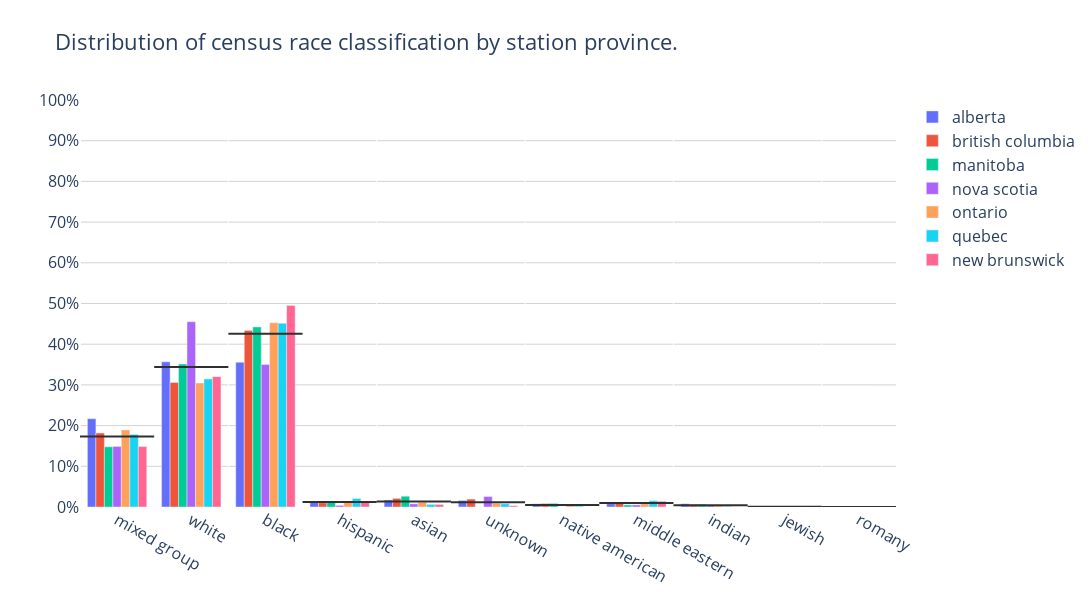

This figure's notebook cell:
### Code cell
chart_categorical_comparison(
                                        categories = df['census_race_classification'], 
                                        compare_by = df['station_province'], 
                                        # comparison_filter=['us','cdn','uk','int'], 
                                        # color_dict=COLOR_DICT )
                            )

### Figure 1 — Plotly figure (JSON) as saved in the notebook; plotly's stock layout.template omitted (floating-point values rounded to 4 significant figures)
{"data": [{"name": "alberta", "type": "bar", "x": ["mixed group", "white", "black", "hispanic", "asian", "unknown", "native american", "middle eastern", "indian", "jewish", "romany"], "y": [0.217, 0.3567, 0.3557, 0.01307, 0.01716, 0.01601, 0.00768, 0.008333, 0.007843, 0.0004902, 0]}, {"name": "british columbia", "type": "bar", "x": ["mixed group", "white", "black", "hispanic", "asian", "unknown", "native american", "middle eastern", "indian", "jewish", "romany"], "y": [0.1819, 0.3059, 0.4337, 0.01055, 0.02109, 0.01946, 0.008547, 0.01109, 0.006183, 0.001637, 0]}, {"name": "manitoba", "type": "bar", "x": ["mixed group", "white", "black", "hispanic", "asian", "unknown", "native american", "middle eastern", "indian", "jewish", "romany"], "y": [0.1479, 0.3513, 0.4424, 0.01134, 0.02647, 0, 0.008824, 0.005042, 0.006723, 0, 0]}, {"name": "nova scotia", "type": "bar", "x": ["mixed group", "white", "black", "hispanic", "asian", "unknown", "native american", "middle eastern", "indian", "jewish", "romany"], "y": [0.1487, 0.4551, 0.35, 0.003846, 0.007692, 0.02564, 0, 0.005128, 0.003846, 0, 0]}, {"name": "ontario", "type": "bar", "x": ["mixed group", "white", "black", "hispanic", "asian", "unknown", "native american", "middle eastern", "indian", "jewish", "romany"], "y": [0.1892, 0.3046, 0.4525, 0.01376, 0.01155, 0.009129, 0.005464, 0.007815, 0.004841, 0.001037, 0.0002075]}, {"name": "quebec", "type": "bar", "x": ["mixed group", "white", "black", "hispanic", "asian", "unknown", "native american", "middle eastern", "indian", "jewish", "romany"], "y": [0.1783, 0.3145, 0.4512, 0.02074, 0.006355, 0.00786, 0.002174, 0.01538, 0.001672, 0.001839, 0]}, {"name": "new brunswick", "type": "bar", "x": ["mixed group", "white", "black", "hispanic", "asian", "unknown", "native american", "middle eastern", "indian", "jewish", "romany"], "y": [0.1484, 0.3203, 0.4953, 0.0125, 0.00625, 0.003125, 0, 0.01406, 0, 0, 0]}, {"marker": {"color": "#303030"}, "mode": "lines", "name": "mixed group_average", "showlegend": false, "type": "scatter", "x": [0, 1], "xaxis": "x2", "y": [0.173, 0.173]}, {"marker": {"color": "#303030"}, "mode": "lines", "name": "white_average", "showlegend": false, "type": "scatter", "x": [1, 2], "xaxis": "x2", "y": [0.3441, 0.3441]}, {"marker": {"color": "#303030"}, "mode": "lines", "name": "black_average", "showlegend": false, "type": "scatter", "x": [2, 3], "xaxis": "x2", "y": [0.4258, 0.4258]}, {"marker": {"color": "#303030"}, "mode": "lines", "name": "hispanic_average", "showlegend": false, "type": "scatter", "x": [3, 4], "xaxis": "x2", "y": [0.01226, 0.01226]}, {"marker": {"color": "#303030"}, "mode": "lines", "name": "asian_average", "showlegend": false, "type": "scatter", "x": [4, 5], "xaxis": "x2", "y": [0.0138, 0.0138]}, {"marker": {"color": "#303030"}, "mode": "lines", "name": "unknown_average", "showlegend": false, "type": "scatter", "x": [5, 6], "xaxis": "x2", "y": [0.0116, 0.0116]}, {"marker": {"color": "#303030"}, "mode": "lines", "name": "native american_average", "showlegend": false, "type": "scatter", "x": [6, 7], "xaxis": "x2", "y": [0.00467, 0.00467]}, {"marker": {"color": "#303030"}, "mode": "lines", "name": "middle eastern_average", "showlegend": false, "type": "scatter", "x": [7, 8], "xaxis": "x2", "y": [0.009551, 0.009551]}, {"marker": {"color": "#303030"}, "mode": "lines", "name": "indian_average", "showlegend": false, "type": "scatter", "x": [8, 9], "xaxis": "x2", "y": [0.004444, 0.004444]}, {"marker": {"color": "#303030"}, "mode": "lines", "name": "jewish_average", "showlegend": false, "type": "scatter", "x": [9, 10], "xaxis": "x2", "y": [0.0007148, 0.0007148]}, {"marker": {"color": "#303030"}, "mode": "lines", "name": "romany_average", "showlegend": false, "type": "scatter", "x": [10, 11], "xaxis": "x2", "y": [2.964e-05, 2.964e-05]}], "layout": {"barmode": "group", "font": {"size": 16}, "height": 600, "plot_bgcolor": "white", "title": {"text": "Distribution of census race classification by station province."}, "width": 1200, "xaxis2": {"overlaying": "x", "range": [0, 11], "showticklabels": false}, "yaxis": {"dtick": 0.1, "gridcolor": "lightgray", "range": [0, 1], "tickformat": ".0%"}}}
